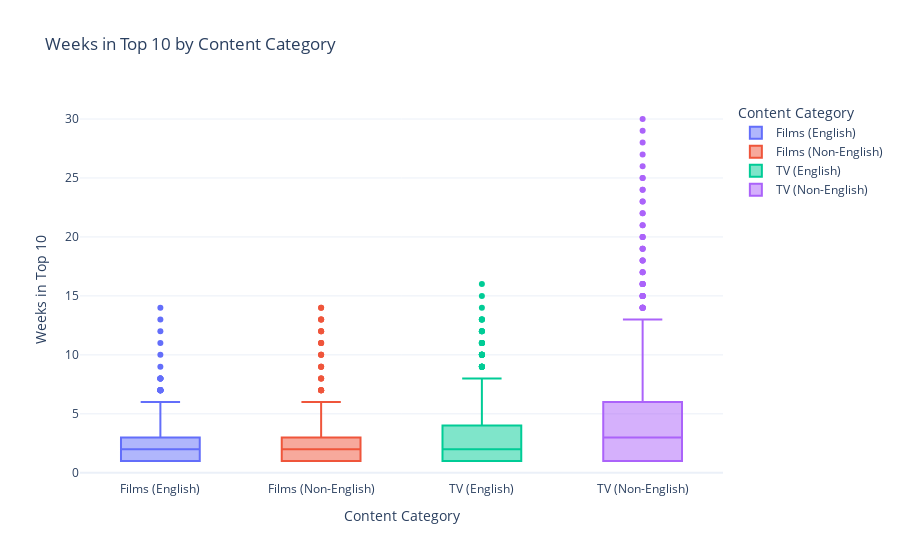

The cell this chart's notebook holds for it:
### Code cell
fig = px.box(
    all_weeks_global_dataset_copy,
    x='category',
    y='cumulative_weeks_in_top_10',  # Or use 'hours_viewed' if analyzing that
    color='category',
    title="Weeks in Top 10 by Content Category",
    labels={'cumulative_weeks_in_top_10': 'Weeks in Top 10', 'category': 'Content Category'},
    template='plotly_white'
)

fig.show()

### Figure 1 — Plotly figure (JSON) as saved in the notebook; plotly's stock layout.template omitted (floating-point values rounded to 4 significant figures; data arrays with more than 128 entries replaced by an {"elided": "..."} marker saying what was removed)
{"data": [{"alignmentgroup": "True", "hovertemplate": "Content Category=%{x}<br>Weeks in Top 10=%{y}<extra></extra>", "legendgroup": "Films (English)", "marker": {"color": "#636efa"}, "name": "Films (English)", "notched": false, "offsetgroup": "Films (English)", "orientation": "v", "showlegend": true, "type": "box", "x": {"elided": "600 str values"}, "x0": " ", "xaxis": "x", "y": {"elided": "600 int values"}, "y0": " ", "yaxis": "y"}, {"alignmentgroup": "True", "hovertemplate": "Content Category=%{x}<br>Weeks in Top 10=%{y}<extra></extra>", "legendgroup": "Films (Non-English)", "marker": {"color": "#EF553B"}, "name": "Films (Non-English)", "notched": false, "offsetgroup": "Films (Non-English)", "orientation": "v", "showlegend": true, "type": "box", "x": {"elided": "600 str values"}, "x0": " ", "xaxis": "x", "y": {"elided": "600 int values"}, "y0": " ", "yaxis": "y"}, {"alignmentgroup": "True", "hovertemplate": "Content Category=%{x}<br>Weeks in Top 10=%{y}<extra></extra>", "legendgroup": "TV (English)", "marker": {"color": "#00cc96"}, "name": "TV (English)", "notched": false, "offsetgroup": "TV (English)", "orientation": "v", "showlegend": true, "type": "box", "x": {"elided": "600 str values"}, "x0": " ", "xaxis": "x", "y": {"elided": "600 int values"}, "y0": " ", "yaxis": "y"}, {"alignmentgroup": "True", "hovertemplate": "Content Category=%{x}<br>Weeks in Top 10=%{y}<extra></extra>", "legendgroup": "TV (Non-English)", "marker": {"color": "#ab63fa"}, "name": "TV (Non-English)", "notched": false, "offsetgroup": "TV (Non-English)", "orientation": "v", "showlegend": true, "type": "box", "x": {"elided": "600 str values"}, "x0": " ", "xaxis": "x", "y": {"elided": "600 int values"}, "y0": " ", "yaxis": "y"}], "layout": {"boxmode": "overlay", "legend": {"title": {"text": "Content Category"}, "tracegroupgap": 0}, "title": {"text": "Weeks in Top 10 by Content Category"}, "xaxis": {"anchor": "y", "categoryarray": ["Films (English)", "Films (Non-English)", "TV (English)", "TV (Non-English)"], "categoryorder": "array", "domain": [0, 1], "title": {"text": "Content Category"}}, "yaxis": {"anchor": "x", "domain": [0, 1], "title": {"text": "Weeks in Top 10"}}}}
